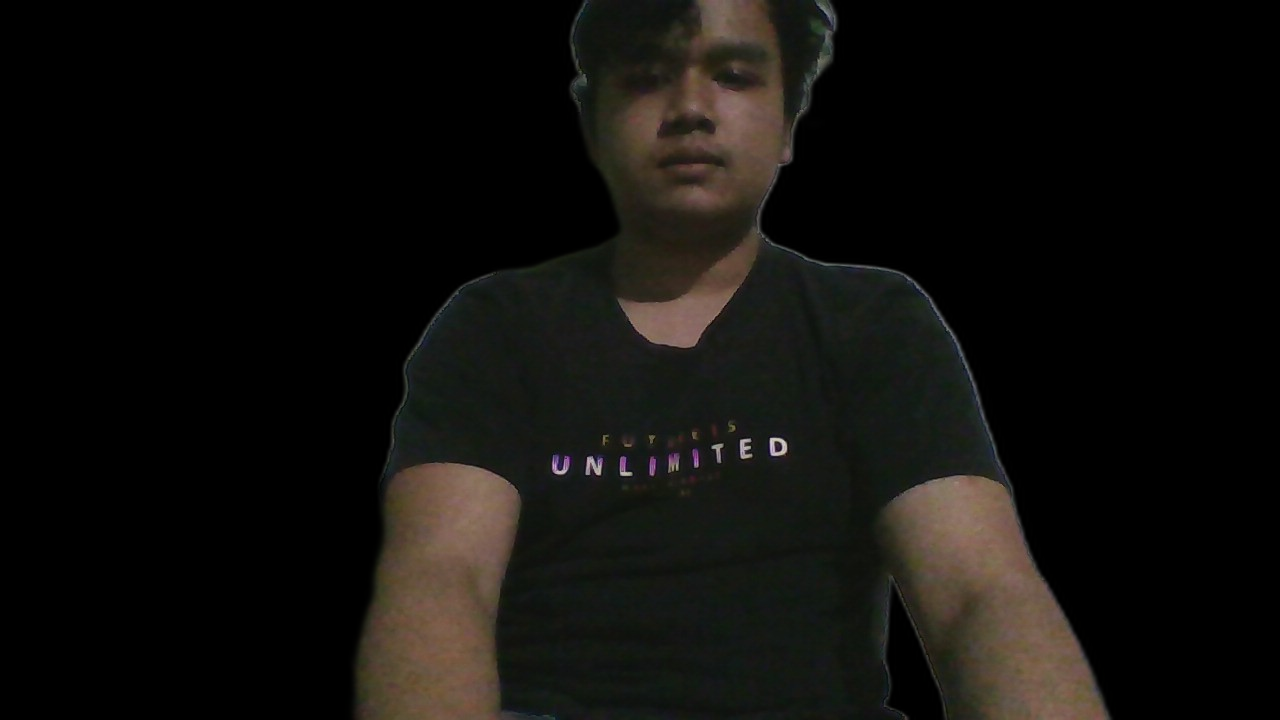
#> input picture Scripts/Python/DatasetImplementation/IcanDataset_NOBG/WIN_20251104_02_17_24_Pro.png, 1280 x 720 px; its folder holds only this picture in this run
$ python check_annotations.py
#> lines starting #> are read from the running program, lines starting #| are printed output that depends on the picture; after the words box and inside, x2 and y2 are one past the last pixel; in counts of white or black regions, pixels touching at a corner belong together
### Scripts/Python/DatasetImplementation/shirt_detector_full.py
"""
SHIRT DETECTOR - Traditional ML
================================

Goal: Detect SHIRT pixels ONLY. Not skin, not hair, just SHIRT.

Uses ALL images in the dataset.
Uses Traditional ML: Random Forest on color features.
"""

import cv2
import numpy as np
from sklearn.ensemble import RandomForestClassifier
from sklearn.model_selection import train_test_split
from sklearn.metrics import classification_report, accuracy_score
import joblib
from pathlib import Path


def detect_shirt_region_automatic(image):
    """
    Automatically detect shirt region using color-based heuristics

    Strategy:
    1. Detect SKIN (face, neck, arms) using YCrCb
    2. Detect HAIR (dark regions at top of image)
    3. Find NECK position (lowest point of face)
    4. SHIRT = Everything BELOW neck level (that's not skin/arms)
    """
    h, w = image.shape[:2]

    # Remove black background
    gray = cv2.cvtColor(image, cv2.COLOR_BGR2GRAY)
    foreground = gray > 20

    # ===== SKIN DETECTION =====
    # Method 1: YCrCb color space (best for skin)
    ycrcb = cv2.cvtColor(image, cv2.COLOR_BGR2YCrCb)
    skin_mask1 = cv2.inRange(ycrcb, np.array([0, 133, 77]), np.array([255, 173, 127]))

    # Method 2: HSV color space
    hsv = cv2.cvtColor(image, cv2.COLOR_BGR2HSV)
    skin_mask2 = cv2.inRange(hsv, np.array([0, 20, 70]), np.array([20, 255, 255]))

    # Method 3: RGB rules
    b, g, r = cv2.split(image)
    skin_mask3 = ((r > 95) & (g > 40) & (b > 20) &
                  (r > g) & (r > b) &
                  ((r - g) > 15)).astype(np.uint8) * 255

    # Combine all skin detection methods
    skin_mask = cv2.bitwise_or(skin_mask1, skin_mask2)
    skin_mask = cv2.bitwise_or(skin_mask, skin_mask3)

    # Clean up skin mask
    kernel = cv2.getStructuringElement(cv2.MORPH_ELLIPSE, (11, 11))
    skin_mask = cv2.morphologyEx(skin_mask, cv2.MORPH_CLOSE, kernel)
    skin_mask = cv2.morphologyEx(skin_mask, cv2.MORPH_OPEN, kernel)

    # ===== FIND NECK LEVEL =====
    # Find skin contours in upper half of image (face region)
    upper_half = np.zeros_like(skin_mask)
    upper_half[:int(h * 0.5), :] = 255
    face_skin = cv2.bitwise_and(skin_mask, upper_half)

    # Find contours of face
    face_contours, _ = cv2.findContours(face_skin, cv2.RETR_EXTERNAL, cv2.CHAIN_APPROX_SIMPLE)

    # Determine neck level (lowest point of face + small margin)
    neck_y = int(h * 0.35)  # Default to 35% from top if no face found
    if len(face_contours) > 0:
        # Get largest contour (main face)
        face_contour = max(face_contours, key=cv2.contourArea)
        if cv2.contourArea(face_contour) > 1000:  # Valid face detected
            # Find lowest point of face
            bottommost = tuple(face_contour[face_contour[:, :, 1].argmax()][0])
            neck_y = bottommost[1] + 20  # Add small margin below chin

    print(f"  Detected neck level at y={neck_y} (image height={h})")

    # ===== HAIR DETECTION =====
    # Hair is typically dark and ABOVE neck level
    hair_mask = (gray < 50) & foreground

    # Only consider regions ABOVE neck level
    above_neck = np.zeros_like(hair_mask)
    above_neck[:neck_y, :] = True
    hair_mask = hair_mask & above_neck

    # Clean up hair mask
    kernel_small = cv2.getStructuringElement(cv2.MORPH_ELLIPSE, (7, 7))
    hair_mask = cv2.morphologyEx(hair_mask.astype(np.uint8) * 255, cv2.MORPH_CLOSE, kernel_small)
    hair_mask = cv2.morphologyEx(hair_mask, cv2.MORPH_OPEN, kernel_small)

    # ===== SHIRT DETECTION =====
    # Shirt = Foreground BELOW neck level - Skin (arms)

    # Create mask for region below neck
    below_neck = np.zeros_like(foreground)
    below_neck[neck_y:, :] = True

    # Shirt is foreground below neck, excluding skin/arms
    shirt_mask = foreground.astype(np.uint8) * 255
    shirt_mask = cv2.bitwise_and(shirt_mask, below_neck.astype(np.uint8) * 255)
    shirt_mask = cv2.bitwise_and(shirt_mask, cv2.bitwise_not(skin_mask))

    # Clean up shirt mask
    shirt_mask = cv2.morphologyEx(shirt_mask, cv2.MORPH_CLOSE, kernel)
    shirt_mask = cv2.morphologyEx(shirt_mask, cv2.MORPH_OPEN, kernel_small)

    return shirt_mask, skin_mask, hair_mask


# [311 lines left out: functions extract_pixel_features, collect_training_data_from_all_images, train_shirt_detector, predict_shirt_mask, overlay_jersey_on_shirt, main, not called in this run]


# [2 lines that do not run on import are left out]

### Scripts/Python/DatasetImplementation/check_annotations.py
"""
Annotation Visualization Script
================================

This script shows the automatic annotations to verify they are correct
BEFORE training the model.

Shows:
- Detected neck level (yellow line)
- Skin regions (green boxes)
- Hair regions (red boxes)
- Shirt regions (blue boxes)
"""

import cv2
import numpy as np
from pathlib import Path
import sys

# Import detection function from main script
sys.path.insert(0, str(Path(__file__).parent))
from shirt_detector_full import detect_shirt_region_automatic


def visualize_annotations(image_path, output_path):
    """
    Visualize the automatic annotations
    """
    # Load image
    image = cv2.imread(str(image_path))
    if image is None:
        print(f"ERROR: Could not load {image_path}")
        return None

    h, w = image.shape[:2]

    # Get automatic annotations
    shirt_mask, skin_mask, hair_mask = detect_shirt_region_automatic(image)

    # Create visualization
    vis = image.copy()

    # Overlay masks with transparency
    overlay = image.copy()

    # Background = BLACK (where image is black/empty)
    gray = cv2.cvtColor(image, cv2.COLOR_BGR2GRAY)
    background = gray <= 20
    overlay[background] = [0, 0, 0]

    # Hair = RED
    overlay[hair_mask > 0] = [0, 0, 255]

    # Skin = GREEN
    overlay[skin_mask > 0] = [0, 255, 0]

    # Shirt = BLUE
    overlay[shirt_mask > 0] = [255, 0, 0]

    # Blend with original
    vis = cv2.addWeighted(image, 0.5, overlay, 0.5, 0)

    # Find neck level for visualization
    upper_half = np.zeros_like(skin_mask)
    upper_half[:int(h * 0.5), :] = 255
    face_skin = cv2.bitwise_and(skin_mask, upper_half)

    face_contours, _ = cv2.findContours(face_skin, cv2.RETR_EXTERNAL, cv2.CHAIN_APPROX_SIMPLE)

    neck_y = int(h * 0.35)  # Default
    if len(face_contours) > 0:
        face_contour = max(face_contours, key=cv2.contourArea)
        if cv2.contourArea(face_contour) > 1000:
            bottommost = tuple(face_contour[face_contour[:, :, 1].argmax()][0])
            neck_y = bottommost[1] + 20

    # Draw neck level line
    cv2.line(vis, (0, neck_y), (w, neck_y), (0, 255, 255), 3)
    cv2.putText(vis, f"NECK LEVEL (y={neck_y})", (10, neck_y - 10),
                cv2.FONT_HERSHEY_SIMPLEX, 1, (0, 255, 255), 2)

    # Draw legend
    legend_y = 30
    cv2.putText(vis, "BLACK = BACKGROUND", (10, legend_y), cv2.FONT_HERSHEY_SIMPLEX, 0.7, (0, 0, 0), 2)
    cv2.putText(vis, "RED = HAIR", (10, legend_y + 30), cv2.FONT_HERSHEY_SIMPLEX, 0.7, (0, 0, 255), 2)
    cv2.putText(vis, "GREEN = SKIN", (10, legend_y + 60), cv2.FONT_HERSHEY_SIMPLEX, 0.7, (0, 255, 0), 2)
    cv2.putText(vis, "BLUE = SHIRT", (10, legend_y + 90), cv2.FONT_HERSHEY_SIMPLEX, 0.7, (255, 0, 0), 2)
    cv2.putText(vis, "YELLOW = NECK LINE", (10, legend_y + 120), cv2.FONT_HERSHEY_SIMPLEX, 0.7, (0, 255, 255), 2)

    # Count pixels
    n_hair = np.sum(hair_mask > 0)
    n_skin = np.sum(skin_mask > 0)
    n_shirt = np.sum(shirt_mask > 0)
    n_bg = np.sum(background)

    cv2.putText(vis, f"Background: {n_bg} px", (10, h - 120), cv2.FONT_HERSHEY_SIMPLEX, 0.6, (255, 255, 255), 2)
    cv2.putText(vis, f"Hair: {n_hair} px", (10, h - 90), cv2.FONT_HERSHEY_SIMPLEX, 0.6, (255, 255, 255), 2)
    cv2.putText(vis, f"Skin: {n_skin} px", (10, h - 60), cv2.FONT_HERSHEY_SIMPLEX, 0.6, (255, 255, 255), 2)
    cv2.putText(vis, f"Shirt: {n_shirt} px", (10, h - 30), cv2.FONT_HERSHEY_SIMPLEX, 0.6, (255, 255, 255), 2)

    # Save
    cv2.imwrite(str(output_path), vis)

    return {
        'neck_y': neck_y,
        'n_hair': n_hair,
        'n_skin': n_skin,
        'n_shirt': n_shirt
    }


def main():
    """Visualize annotations for sample images"""
    base_dir = Path(__file__).parent
    dataset_dir = base_dir / "IcanDataset_NOBG"
    output_dir = base_dir / "annotation_check"

    output_dir.mkdir(exist_ok=True)

    print("=" * 80)
    print("ANNOTATION VERIFICATION - Check Before Training")
    print("=" * 80)
    print()

    # Get sample images (first 10)
    image_files = list(dataset_dir.glob("*.png"))[:10]

    print(f"Checking annotations for {len(image_files)} sample images...")
    print()

    for idx, img_path in enumerate(image_files, 1):
        print(f"[{idx}/{len(image_files)}] {img_path.name}")

        output_path = output_dir / f"annotated_{img_path.name}"

        result = visualize_annotations(img_path, output_path)
#> in visualize_annotations, image is the input picture: shape (720, 1280, 3); mean B, G, R 12.7, 15.4, 16.8
#> in detect_shirt_region_automatic, `foreground = gray > 20`:
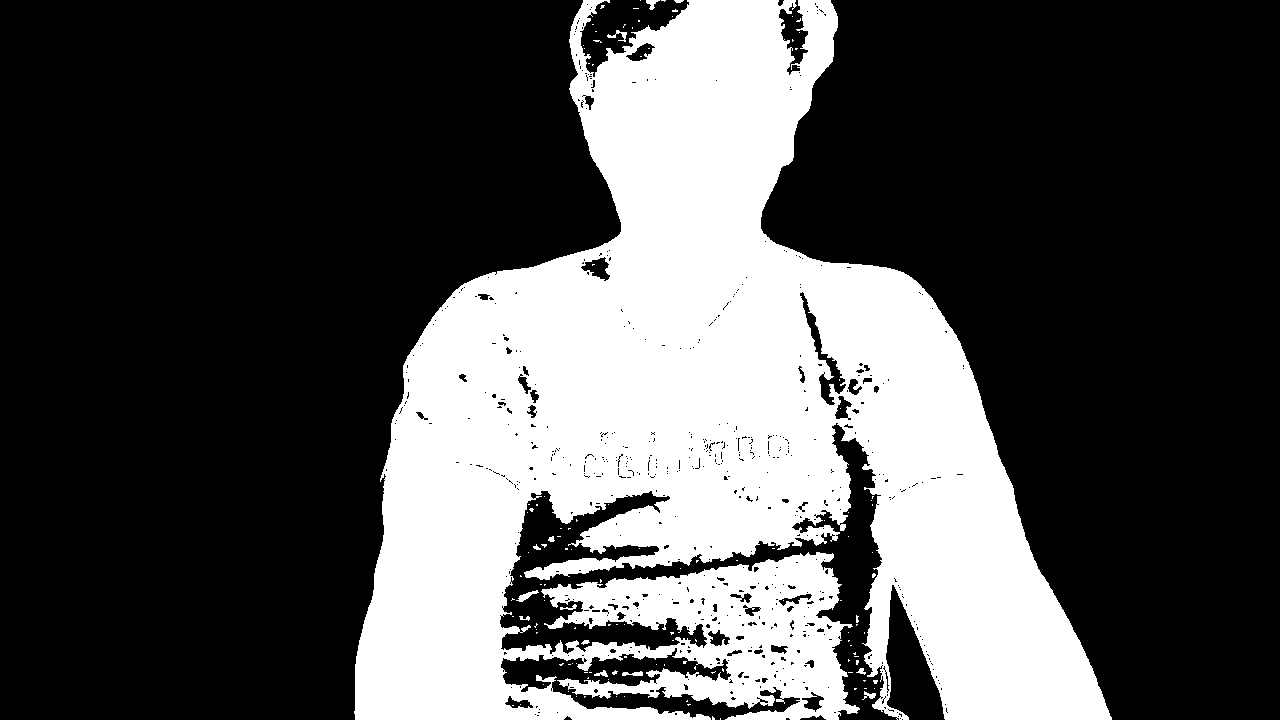
#> foreground: shape (720, 1280) bool; 31.8% white; 130 white regions (116 under 20 px), largest, box (x1, y1, x2, y2) and area: (354, 0, 1112, 720) 292148, (516, 590, 539, 602) 100, (607, 30, 627, 42) 82
#> in detect_shirt_region_automatic, `face_skin = cv2.bitwise_and(skin_mask, upper_half)`:
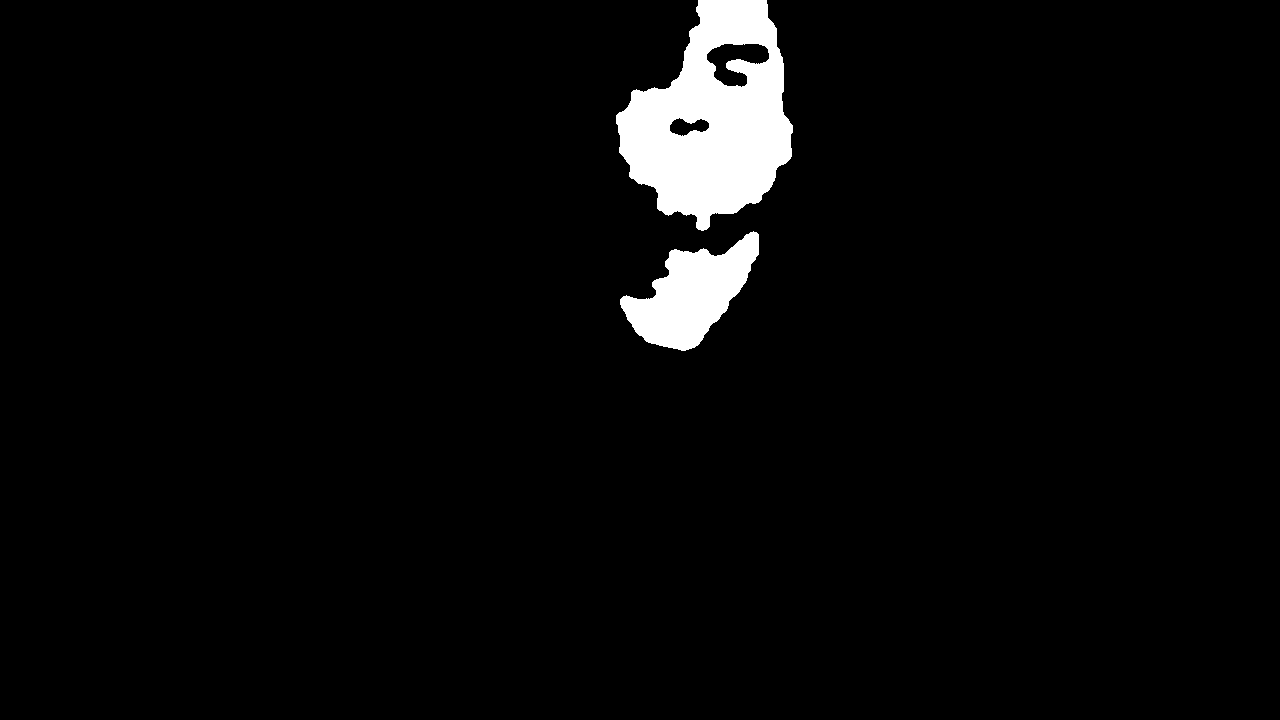
#> face_skin: shape (720, 1280); 3.6% white; 2 white regions
#> in detect_shirt_region_automatic, `face_contours, _ = cv2.findContours(face_skin, cv2.RETR_EXTERNAL, cv2...`: face_contours = 2 contours; box (x1, y1, x2, y2) and area: (616, 0, 793, 231) 26198, (620, 231, 759, 351) 8331
#> in detect_shirt_region_automatic, `face_contour = max(face_contours, key=cv2.contourArea)`: face_contour = contour of 218 points, box (x1, y1, x2, y2) (616, 0, 793, 231), area 26198
#> in detect_shirt_region_automatic, `bottommost = tuple(face_contour[face_contour[:, :, 1].argmax()][0])`: bottommost = (701, 230)
#> in detect_shirt_region_automatic, `neck_y = bottommost[1] + 20`: neck_y = 250
#|   Detected neck level at y=250 (image height=720)
#> in visualize_annotations, `overlay[shirt_mask > 0] = [255, 0, 0]`:
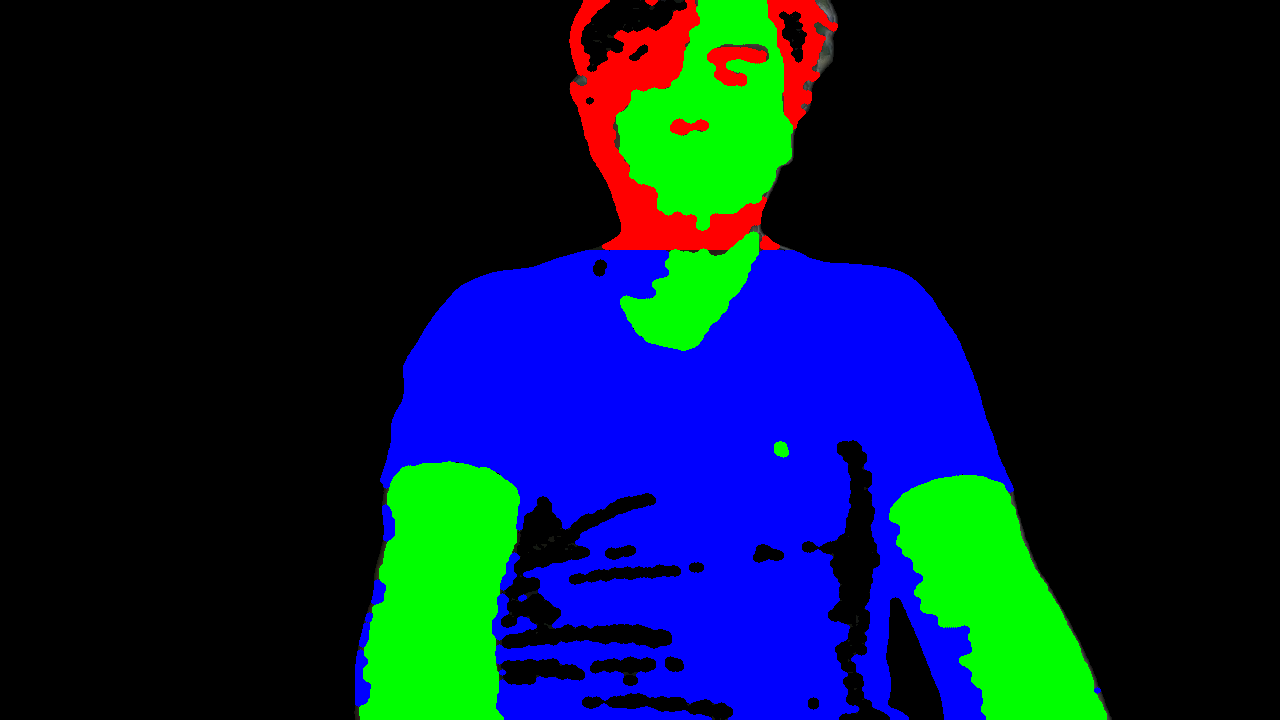
#> overlay: shape (720, 1280, 3); mean B, G, R 52.4, 26.3, 6.2
#> in visualize_annotations, `bottommost = tuple(face_contour[face_contour[:, :, 1].argmax()][0])`: bottommost = (701, 230)
#> in visualize_annotations, `neck_y = bottommost[1] + 20`: neck_y = 250
#> in visualize_annotations, `n_hair = np.sum(hair_mask > 0)`: n_hair = 26082
#> in visualize_annotations, `n_skin = np.sum(skin_mask > 0)`: n_skin = 94296
#> in visualize_annotations, `n_shirt = np.sum(shirt_mask > 0)`: n_shirt = 188595
#> in visualize_annotations, `n_bg = np.sum(background)`: n_bg = 628347
#> in visualize_annotations, `cv2.putText(vis, f"Shirt: {n_shirt} px", (10, h - 30), cv2.FONT_HERSHE..`:
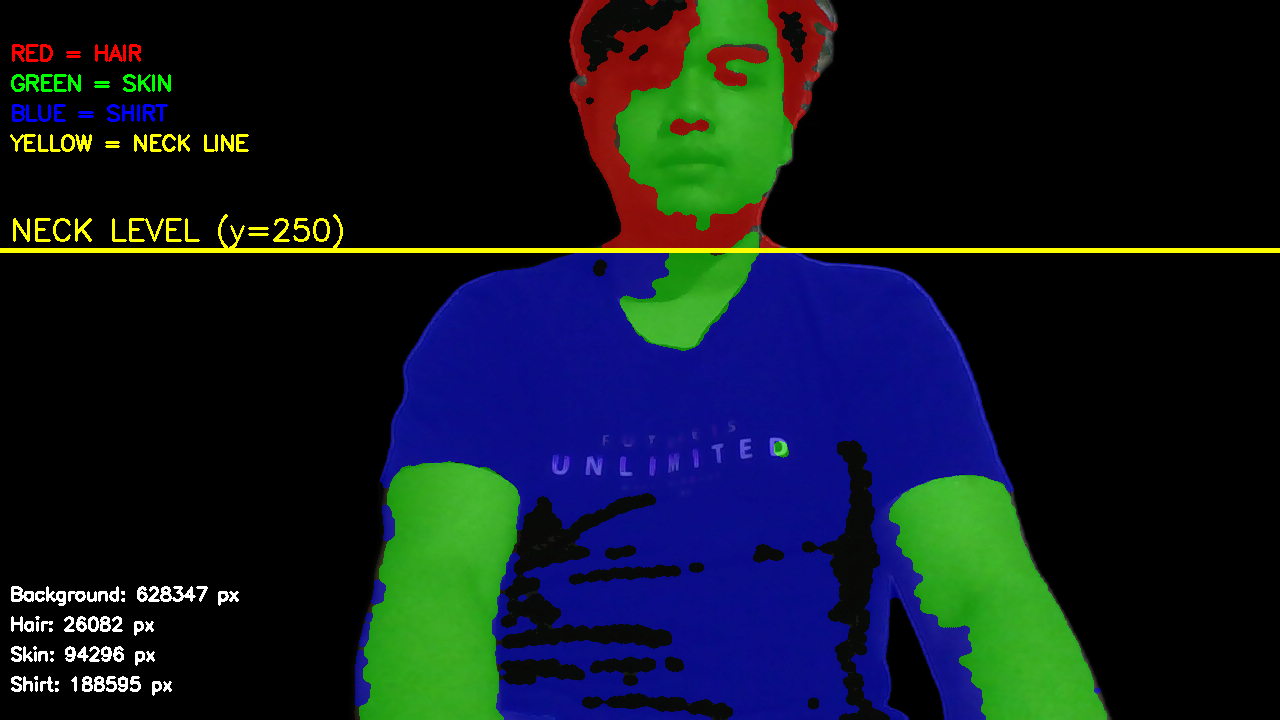
#> vis: shape (720, 1280, 3); mean B, G, R 34.1, 25.3, 15.8
#> result = {'neck_y': 250, 'n_hair': 26082, 'n_skin': 94296, 'n_shirt': 188595}

        if result:
            print(f"  Neck level: y={result['neck_y']}")
#|   Neck level: y=250
            print(f"  Hair pixels: {result['n_hair']}")
#|   Hair pixels: 26082
            print(f"  Skin pixels: {result['n_skin']}")
#|   Skin pixels: 94296
            print(f"  Shirt pixels: {result['n_shirt']}")
#|   Shirt pixels: 188595
            print(f"  ✓ Saved: {output_path.name}")
        print()

    print("=" * 80)
    print("VERIFICATION COMPLETE!")
    print(f"Check the images in: {output_dir}")
    print()
    print("Legend:")
    print("  RED = Hair (should be ABOVE neck line)")
    print("  GREEN = Skin (face, neck, arms)")
    print("  BLUE = Shirt (should be BELOW neck line)")
    print("  YELLOW LINE = Detected neck level")
    print()
    print("If annotations look correct, run shirt_detector_full.py to train!")
    print("=" * 80)


if __name__ == "__main__":
    main()
